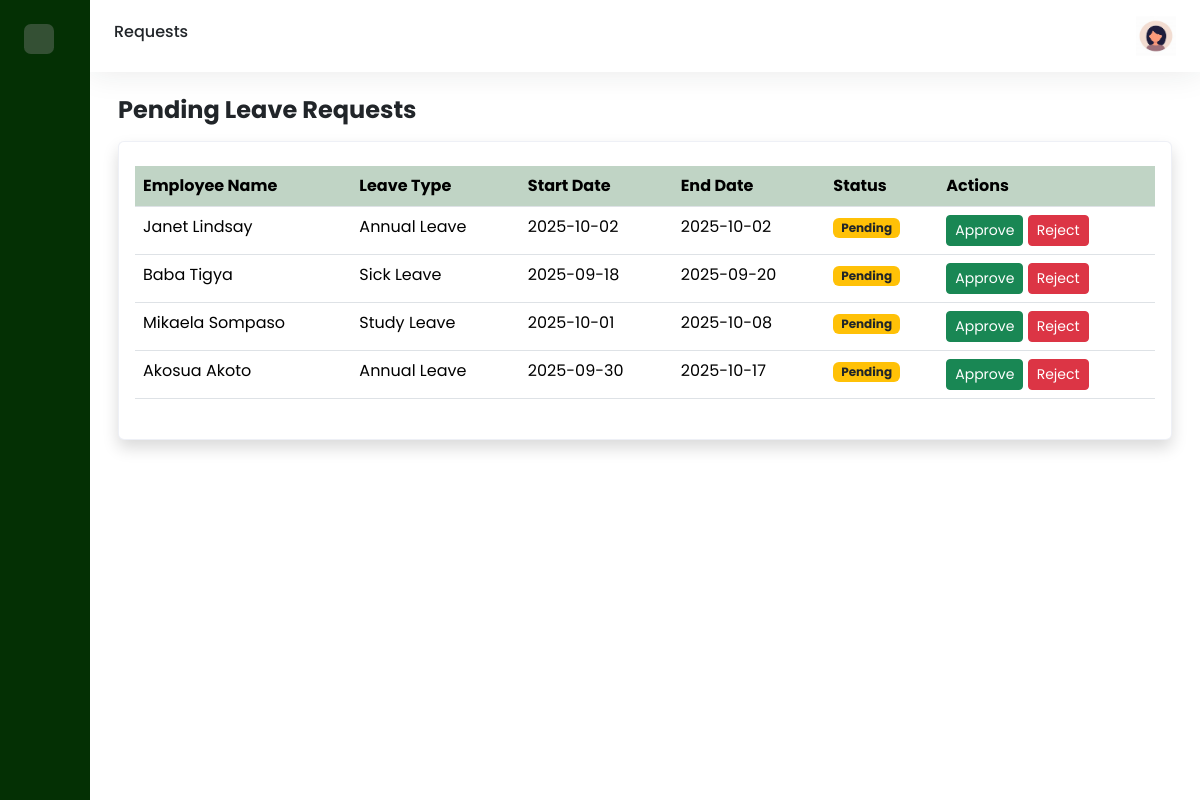
Screenshot of /admin/pending.php (signed in) with the database file from the repository.
### tables this page shows
CREATE TABLE `leave_request` (
  `request_id` int(11) NOT NULL,
  `employee_id` int(11) NOT NULL,
  `type_id` int(11) DEFAULT NULL,
  `start_date` date NOT NULL,
  `end_date` date NOT NULL,
  `leave_duration` int(11) NOT NULL,
  `reason` text DEFAULT NULL,
  `status` enum('pending','approved','rejected') NOT NULL DEFAULT 'pending',
  `request_date` timestamp NOT NULL DEFAULT current_timestamp(),
  `approved_by` int(11) DEFAULT NULL,
  `approved_on` timestamp NULL DEFAULT NULL,
  `manager_comments` text DEFAULT NULL
);

CREATE TABLE `employee` (
  `employee_id` int(11) NOT NULL,
  `first_name` varchar(100) NOT NULL,
  `last_name` varchar(100) NOT NULL,
  `email` varchar(255) NOT NULL,
  `hire_date` date NOT NULL,
  `department_id` int(11) NOT NULL,
  `gender` enum('Male','Female') NOT NULL,
  `manager_id` int(11) DEFAULT NULL,
  `username` varchar(100) NOT NULL,
  `password` varchar(100) NOT NULL,
  `role` enum('administrator','employee','manager','') NOT NULL DEFAULT 'employee',
  `mobile` int(30) NOT NULL
);

CREATE TABLE `leave_type` (
  `type_id` int(11) NOT NULL,
  `type_name` varchar(100) NOT NULL,
  `description` text DEFAULT NULL,
  `requires_approval` tinyint(1) NOT NULL DEFAULT 1,
  `default_accrualrate_perperiod` decimal(5,2) NOT NULL DEFAULT 0.00,
  `max_carryover_days` int(11) NOT NULL DEFAULT 0
);

### admin/pending.php (the view, shortened to what this page needs)
<?php
$host = "localhost";
$db   = "leave_management";
$user = "root";
$pass = "";
$conn = new mysqli($host, $user, $pass, $db);
$query = "
    SELECT l.request_id, e.first_name, e.last_name, lt.type_name,
           l.start_date, l.end_date, l.status
    FROM leave_request l
    JOIN employee e ON l.employee_id = e.employee_id
    LEFT JOIN leave_type lt ON l.type_id = lt.type_id
    WHERE l.status = 'pending'
    ORDER BY l.request_id DESC
";
$leaves = $conn->query($query);
?>
<!DOCTYPE html>
<html>
    <head>
        <link href='https://cdn.boxicons.com/fonts/basic/boxicons.min.css' rel='stylesheet'>
        <link href="https://cdn.jsdelivr.net/npm/bootstrap@5.3.7/dist/css/bootstrap.min.css" rel="stylesheet"
>
        <link rel="stylesheet" href="../assets/css/dashboard.css">
    </head>
    <body>
        <div class="wrapper">
            <aside id="sidebar">
                <div class="d-flex justify-content-between p-4">
                    <button class="toggle-btn border-0" type="button">
                    </button>
                </div>
                <ul class="sidebar-nav">
                    <li class="sidebar-item">
                        <a href="../admin.php" class="sidebar-link">
                        </a>
                    </li>
                    <li class="sidebar-item">
                        <a href="#" class="sidebar-link collapsed has-dropdown"data-bs-toggle="collapse"
                        data-bs-target="#dept" aria-expanded="false" aria-controls="dept">
                        </a>
                    </li>
                    <li class="sidebar-item">
                        <a href="#" class="sidebar-link collapsed has-dropdown"data-bs-toggle="collapse"
                        data-bs-target="#leaves" aria-expanded="false" aria-controls="leaves">
                        </a>
                    </li>
                    <li class="sidebar-item">
                        <a href="#" class="sidebar-link collapsed has-dropdown"data-bs-toggle="collapse"
                        data-bs-target="#emp" aria-expanded="false" aria-controls="emp">
                        </a>
                    </li>
                    <li class="sidebar-item">
                        <a href="#" class="sidebar-link collapsed has-dropdown"data-bs-toggle="collapse"
                        data-bs-target="#manage" aria-expanded="false" aria-controls="manage">
                        </a>
                    </li>
                    <li class="sidebar-item">
                        <a href="report.php" class="sidebar-link">
                        </a>
                    </li>
                    <li class="sidebar-item">
                        <a href="settings.php" class="sidebar-link">
                        </a>
                    </li>
                </ul>
                <div class="sidebar-footer">
                    <a href="../logout.php" class="sidebar-link">
                    </a>
                </div>
            </aside>
            <div class="main">
                <nav class="navbar navbar-expand px-4 py-3">
                    <h6>Requests</h6>
                    <div class="navbar-collapse collapse">
                        <ul class="navbar-nav ms-auto">
                            <li class="nav-item dropdown">
                                <a href="#" data-bs-toggle="dropdown" class="nav-icon pe-md-0">
                                   <img src="../assets/img/avatar.jpeg" alt="" class="avatar img-fluid">
                                </a>
                            </li>
                        </ul>
                    </div>
                </nav>
                <main class="content px-3 py-4">
                    <div class="container-fluid">
                        <div class="mb-3">
                            <h2 class="fw-bold fs-4 mb-3">
                                Pending Leave Requests
                            </h2>
                            <div class="row">
                                <div class="col-12 ">
                                    <div class="card shadow">
                                        <div class="card-body py-4">
                                            <table class="table table-hover">
                                                <thead>
                                                    <tr class="highlight">
                                                        <th scope="col">Employee Name</th>
                                                        <th scope="col">Leave Type</th>
                                                        <th scope="col">Start Date</th>
                                                        <th scope="col">End Date</th>
                                                        <th scope="col">Status</th>
                                                        <th scope="col">Actions</th>
                                                    </tr>
                                                </thead>
                                                <tbody>
                                                    <?php while ($row = $leaves->fetch_assoc()): ?>
                                                    <tr>
                                                        <td><?= htmlspecialchars($row['first_name']." ".$row['last_name']) ?></td>
                                                        <td><?= $row['type_name'] ? htmlspecialchars($row['type_name']) : 'N/A'; ?></td>
                                                        <td><?= htmlspecialchars($row['start_date']) ?></td>
                                                        <td><?= htmlspecialchars($row['end_date']) ?></td>
                                                        <td><span class="badge bg-warning text-dark">Pending</span></td>
                                                        <td>
                                                            <form method="POST" class="d-inline">
                                                                <button type="submit" name="action" value="approve" class="btn btn-success btn-sm">Approve</button>
                                                                <button type="submit" name="action" value="reject" class="btn btn-danger btn-sm">Reject</button>
                                                            </form>
                                                        </td>
                                                    </tr>
                                                    <?php endwhile; ?>
                                                </tbody>
                                            </table>
                                        </div>
                                    </div>
                                </div>
                            </div>
                        </div>
                    </div>
                </main>
            </div>
        </div>
    </body>
</html>

### assets/css/dashboard.css (style rules this page uses)
body { font-family: 'Poppins', sans-serif; }
a { text-decoration: none; }
li { list-style: none; }
.wrapper { display: flex; }
.main { display: flex; flex-direction: column; min-height: 100vh; width: 100%; overflow: hidden; transition: all 0.25s ease-in-out; background-color: #FFF; }
#sidebar { width: 90px; min-width: 90px; transition: all 0.25s ease-in-out; background-color: #043004ff; display: flex; flex-direction: column; }
.toggle-btn { width: 30px; height: 30px; color: #FFF; border-radius: 0.425rem; font-size: 18px; display: flex; justify-content: center; align-items: center; background-color: #345034; }
.sidebar-nav { padding: 0.8rem; flex: 11 auto; z-index: 10; }
a.sidebar-link { padding: .625rem 1.125rem; color: #9db1a1; display: block; white-space: nowrap; font-weight: 700; border-left: 3px solid transparent; }
.sidebar-item { position: relative; }
.navbar { background-color: #FFF; box-shadow: 0 0 2rem 0 rgba(33, 37, 41, 0.1); }
.navbar-expand .navbar-collapse { min-width: 200px; }
.avatar { height: 40px; width: 40px; }
.card { background-color: #FFF; transition: 0.4s; cursor: pointer; color: #000; margin-bottom: 1rem; border-color: rgba(231, 234, 243, 0.7); }
.table>thead tr { color: #FFF; text-align: left; }
tr.highlight th { background-color: #c0d4c5; color: #000; }
.content { flex: 11 auto; }

### rows the page displays
leave_request: employee.last_name "Janet Lindsay", type.type_name "Annual Leave", start_date "2025-10-02", end_date "2025-10-02"
leave_request: employee.last_name "Baba Tigya", type.type_name "Sick Leave", start_date "2025-09-18", end_date "2025-09-20"
leave_request: employee.last_name "Mikaela Sompaso", type.type_name "Study Leave", start_date "2025-10-01", end_date "2025-10-08"
leave_request: employee.last_name "Akosua Akoto", type.type_name "Annual Leave", start_date "2025-09-30", end_date "2025-10-17"
